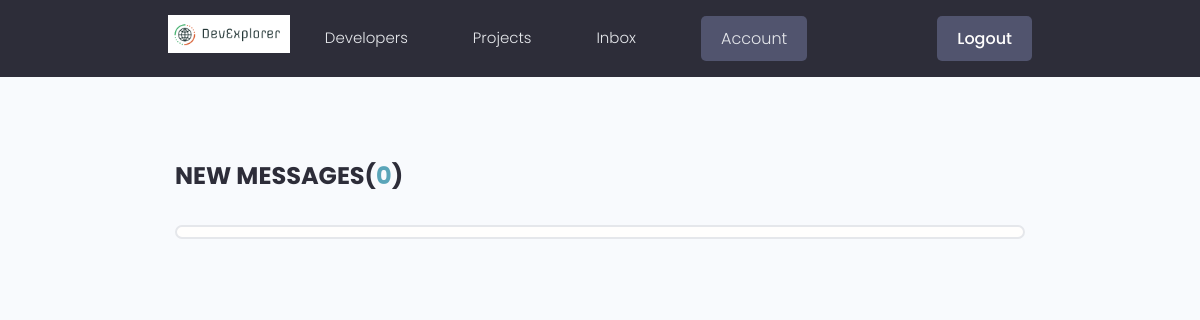
The page /inbox/ (signed in) on the database as committed earlier.
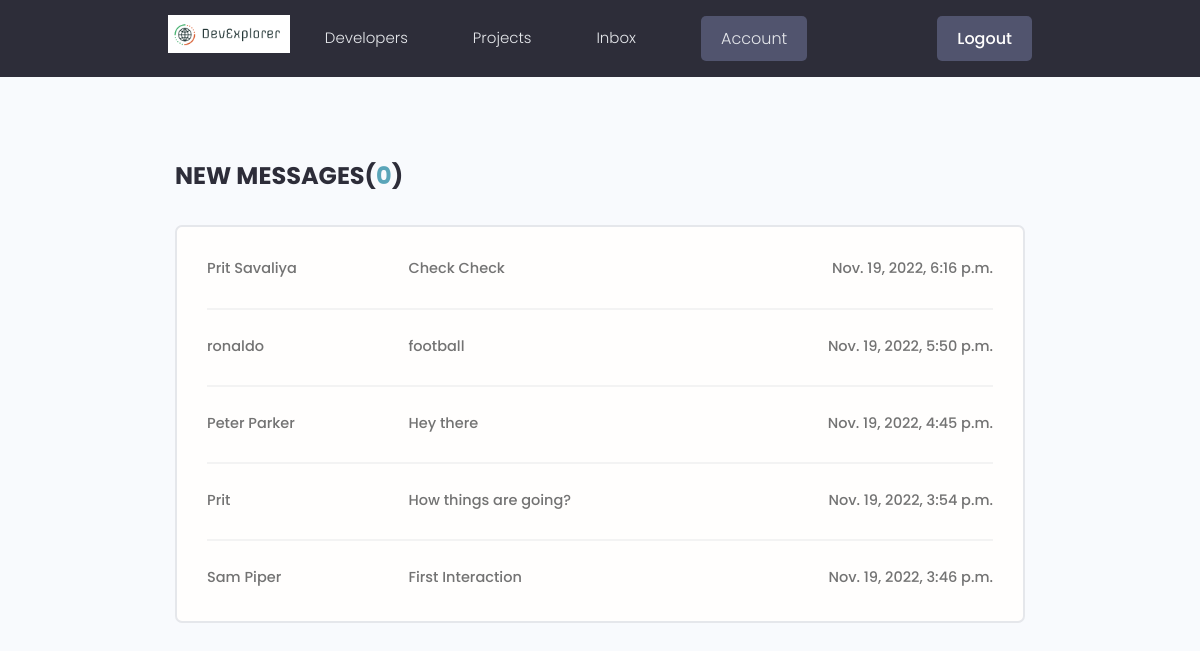
The same page on the database as committed later.
### users/models.py (models this page shows, shortened)
class Message(models.Model):
    sender = models.ForeignKey(Profile, on_delete=models.SET_NULL, null=True, blank=True)
    recipient = models.ForeignKey(Profile, on_delete=models.SET_NULL, null=True, blank=True, related_name="messages")
    name = models.CharField(max_length=200, null=True, blank=True)
    email = models.EmailField(max_length=200, null=True, blank=True)
    subject = models.CharField(max_length=200, null=True, blank=True)
    body = models.TextField()
    is_read = models.BooleanField(default=False, null=True)
    created = models.DateTimeField(auto_now_add=True)
    id = models.UUIDField(default=uuid.uuid4, unique=True,
                          primary_key=True, editable=False)
    class Meta:
        ordering = ['is_read','-created']

### users/views.py (the view)
# urls.py: path('inbox/', views.inbox, name="inbox"),
@login_required(login_url="login")
def inbox(request):
    profile = request.user.profile
    messageRequests = profile.messages.all()
    unreadCount = messageRequests.filter(is_read=False).count()
    context = {'messageRequests': messageRequests, 'unreadCount': unreadCount}
    return render(request, 'users/inbox.html', context)

### users/templates/users/inbox.html
{% extends 'main.html' %}
{% block content %}
  <main class="inbox my-xl">
    <div class="content-box">
      <h3 class="inbox__title">New Messages(<span>{{ unreadCount }}</span>)</h3>
      <ul class="messages">
        {% for message in messageRequests %}
        {% if message.is_read %}
        <li class="message">
        {% else %}
        <li class="message message--unread">
        {% endif %}
          <a href="{% url 'message' message.id %}">
            <span class="message__author">{{ message.name }}</span>
            <span class="message__subject">{{ message.subject }}</span>
            <span class="message__date">{{ message.created }}</span>
          </a>
        </li>
        {% endfor %}
      </ul>
    </div>
  </main>
  {% endblock content %}

Rows that differ between the two databases and show on the page:
added Message: name "Prit Savaliya", subject "Check Check", created "Nov. 19, 2022, 6:16 p.m."
added Message: name "ronaldo", subject "football", created "Nov. 19, 2022, 5:50 p.m."
added Message: name "Peter Parker", subject "Hey there", created "Nov. 19, 2022, 4:45 p.m."
added Message: name "Prit", subject "How things are going?", created "Nov. 19, 2022, 3:54 p.m."
added Message: name "Sam Piper", subject "First Interaction", created "Nov. 19, 2022, 3:46 p.m."
